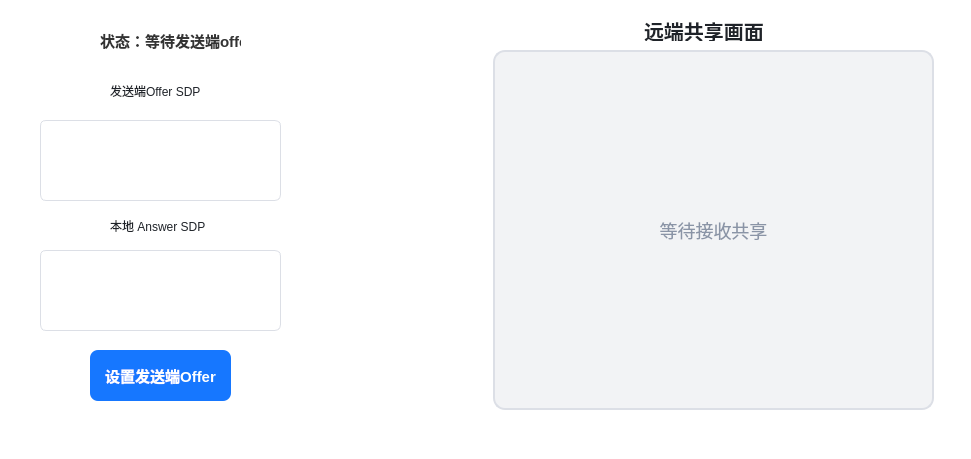
<?xml version="1.0" encoding="UTF-8"?>
<ui version="4.0">
 <class>Receiverwindow</class>
 <widget class="QWidget" name="Receiverwindow">
  <property name="geometry">
   <rect>
    <x>0</x>
    <y>0</y>
    <width>971</width>
    <height>459</height>
   </rect>
  </property>
  <property name="windowTitle">
   <string>Form</string>
  </property>
  <property name="styleSheet">
   <string notr="true">QWidget {
    background-color: white;
    font-family: &quot;Microsoft YaHei&quot;;
    color: #1f2329;
}

QLabel#labelStatus {
    font-size: 15px;
    color: #333333;
    font-weight: bold;
}

QLabel#labelScreenTitle {
    font-size: 20px;
    font-weight: bold;
}

QTextEdit {
    background-color: white;
    border: 1px solid #dcdfe6;
    border-radius: 6px;
    padding: 6px;
    font-size: 12px;
}

QPushButton#btnSetOffer {
    background-color: #1677ff;
    color: white;
    border: none;
    border-radius: 8px;
    font-size: 15px;
    font-weight: bold;
    min-height: 38px;
}

QPushButton#btnSetOffer:hover {
    background-color: #4096ff;
}

QLabel#labelScreen {
    background-color: #f2f3f5;
    border: 2px solid #dcdfe6;
    border-radius: 12px;
    color: #8a94a6;
    font-size: 18px;
}</string>
  </property>
  <widget class="QWidget" name="sender" native="true">
   <property name="geometry">
    <rect>
     <x>0</x>
     <y>0</y>
     <width>962</width>
     <height>451</height>
    </rect>
   </property>
   <layout class="QHBoxLayout" name="horizontalLayout_2">
    <item>
     <widget class="QWidget" name="LeftPanel" native="true">
      <widget class="QWidget" name="leftPanel" native="true">
       <property name="geometry">
        <rect>
         <x>10</x>
         <y>0</y>
         <width>341</width>
         <height>451</height>
        </rect>
       </property>
       <widget class="QTextEdit" name="editLocalAnswer">
        <property name="geometry">
         <rect>
          <x>30</x>
          <y>250</y>
          <width>241</width>
          <height>81</height>
         </rect>
        </property>
        <property name="minimumSize">
         <size>
          <width>120</width>
          <height>0</height>
         </size>
        </property>
       </widget>
       <widget class="QTextEdit" name="editRemoteOffer">
        <property name="geometry">
         <rect>
          <x>30</x>
          <y>120</y>
          <width>241</width>
          <height>81</height>
         </rect>
        </property>
        <property name="minimumSize">
         <size>
          <width>120</width>
          <height>0</height>
         </size>
        </property>
       </widget>
       <widget class="QLabel" name="labelStatus">
        <property name="geometry">
         <rect>
          <x>90</x>
          <y>20</y>
          <width>141</width>
          <height>41</height>
         </rect>
        </property>
        <property name="text">
         <string>状态：等待发送端offer</string>
        </property>
       </widget>
       <widget class="QWidget" name="rightPanel" native="true">
        <property name="geometry">
         <rect>
          <x>390</x>
          <y>-1</y>
          <width>461</width>
          <height>431</height>
         </rect>
        </property>
       </widget>
       <widget class="QLabel" name="labelOfferTitle">
        <property name="geometry">
         <rect>
          <x>100</x>
          <y>80</y>
          <width>131</width>
          <height>21</height>
         </rect>
        </property>
        <property name="text">
         <string>发送端Offer SDP</string>
        </property>
       </widget>
       <widget class="QLabel" name="labelAnswerTitle">
        <property name="geometry">
         <rect>
          <x>100</x>
          <y>210</y>
          <width>131</width>
          <height>31</height>
         </rect>
        </property>
        <property name="text">
         <string>本地 Answer SDP</string>
        </property>
       </widget>
       <widget class="QPushButton" name="btnSetOffer">
        <property name="geometry">
         <rect>
          <x>80</x>
          <y>350</y>
          <width>141</width>
          <height>51</height>
         </rect>
        </property>
        <property name="styleSheet">
         <string notr="true">QWidget#LeftPanel {
    background-color: #f7f8fa;
    border-right: 1px solid #e5e6eb;
}

QWidget#RightPanel {
    background-color: white;
}</string>
        </property>
        <property name="text">
         <string>设置发送端Offer</string>
        </property>
       </widget>
      </widget>
     </widget>
    </item>
    <item>
     <widget class="QWidget" name="RightPanel" native="true">
      <widget class="QLabel" name="labelScreenTitle">
       <property name="geometry">
        <rect>
         <x>160</x>
         <y>20</y>
         <width>131</width>
         <height>21</height>
        </rect>
       </property>
       <property name="text">
        <string>远端共享画面</string>
       </property>
      </widget>
      <widget class="QLabel" name="labelScreen">
       <property name="geometry">
        <rect>
         <x>9</x>
         <y>50</y>
         <width>441</width>
         <height>360</height>
        </rect>
       </property>
       <property name="text">
        <string>等待接收共享</string>
       </property>
       <property name="alignment">
        <set>Qt::AlignmentFlag::AlignCenter</set>
       </property>
      </widget>
     </widget>
    </item>
   </layout>
  </widget>
 </widget>
 <resources/>
 <connections/>
</ui>
